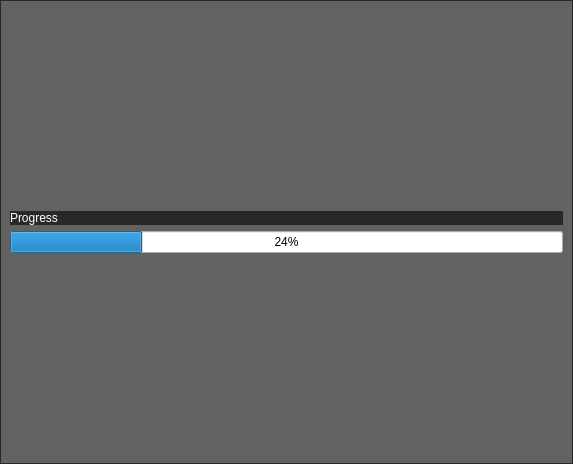
<?xml version="1.0" encoding="UTF-8"?>
<ui version="4.0">
 <class>LoadingProgress</class>
 <widget class="QWidget" name="LoadingProgress">
  <property name="geometry">
   <rect>
    <x>0</x>
    <y>0</y>
    <width>573</width>
    <height>464</height>
   </rect>
  </property>
  <property name="windowTitle">
   <string>Form</string>
  </property>
  <property name="styleSheet">
   <string notr="true"/>
  </property>
  <layout class="QVBoxLayout" name="verticalLayout_2">
   <property name="leftMargin">
    <number>0</number>
   </property>
   <property name="topMargin">
    <number>0</number>
   </property>
   <property name="rightMargin">
    <number>0</number>
   </property>
   <property name="bottomMargin">
    <number>0</number>
   </property>
   <item>
    <widget class="QFrame" name="frame">
     <property name="sizePolicy">
      <sizepolicy hsizetype="Preferred" vsizetype="Preferred">
       <horstretch>0</horstretch>
       <verstretch>0</verstretch>
      </sizepolicy>
     </property>
     <property name="styleSheet">
      <string notr="true">QFrame{
	background-color: rgba(0, 0, 0, 150);
}</string>
     </property>
     <property name="frameShape">
      <enum>QFrame::StyledPanel</enum>
     </property>
     <property name="frameShadow">
      <enum>QFrame::Raised</enum>
     </property>
     <layout class="QVBoxLayout" name="verticalLayout">
      <item>
       <spacer name="verticalSpacer_4">
        <property name="orientation">
         <enum>Qt::Vertical</enum>
        </property>
        <property name="sizeHint" stdset="0">
         <size>
          <width>20</width>
          <height>40</height>
         </size>
        </property>
       </spacer>
      </item>
      <item>
       <widget class="QLabel" name="label">
        <property name="styleSheet">
         <string notr="true">color: #fff</string>
        </property>
        <property name="text">
         <string>Progress</string>
        </property>
       </widget>
      </item>
      <item>
       <widget class="QProgressBar" name="progressBar">
        <property name="value">
         <number>24</number>
        </property>
       </widget>
      </item>
      <item>
       <spacer name="verticalSpacer_3">
        <property name="orientation">
         <enum>Qt::Vertical</enum>
        </property>
        <property name="sizeHint" stdset="0">
         <size>
          <width>20</width>
          <height>40</height>
         </size>
        </property>
       </spacer>
      </item>
     </layout>
    </widget>
   </item>
  </layout>
 </widget>
 <resources/>
 <connections/>
</ui>
